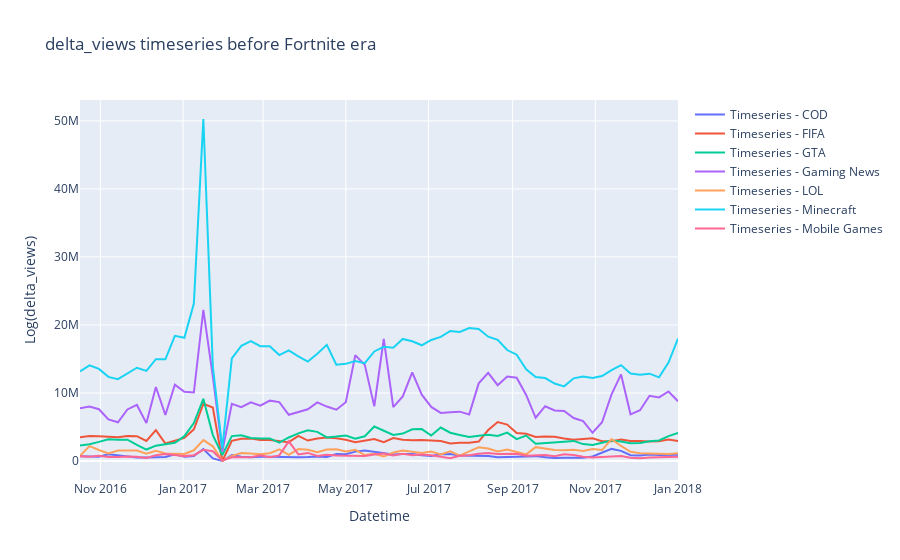

Notebook source saved alongside this figure:
### Code cell
metric = 'delta_views'
time_series_plot_stack(categorized_filter_df, metric, filter=True)
